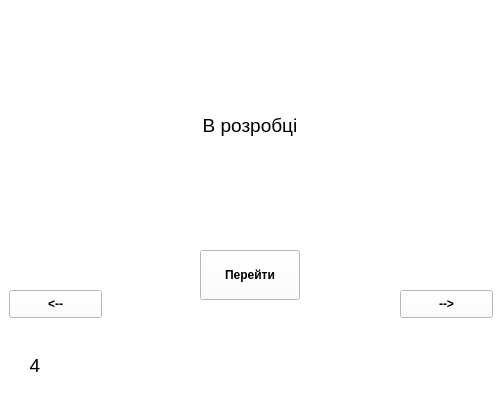
<?xml version="1.0" encoding="UTF-8"?>
<ui version="4.0">
 <class>Form</class>
 <widget class="QWidget" name="Form">
  <property name="geometry">
   <rect>
    <x>0</x>
    <y>0</y>
    <width>500</width>
    <height>400</height>
   </rect>
  </property>
  <property name="windowTitle">
   <string>Form</string>
  </property>
  <property name="styleSheet">
   <string notr="true">background-color: rgb(255, 255, 255);</string>
  </property>
  <widget class="QLabel" name="label">
   <property name="geometry">
    <rect>
     <x>10</x>
     <y>340</y>
     <width>50</width>
     <height>50</height>
    </rect>
   </property>
   <property name="font">
    <font>
     <pointsize>14</pointsize>
    </font>
   </property>
   <property name="text">
    <string>4</string>
   </property>
   <property name="alignment">
    <set>Qt::AlignCenter</set>
   </property>
  </widget>
  <widget class="QLabel" name="label_3">
   <property name="geometry">
    <rect>
     <x>150</x>
     <y>100</y>
     <width>200</width>
     <height>50</height>
    </rect>
   </property>
   <property name="font">
    <font>
     <pointsize>14</pointsize>
    </font>
   </property>
   <property name="text">
    <string>В розробці</string>
   </property>
   <property name="alignment">
    <set>Qt::AlignCenter</set>
   </property>
  </widget>
  <widget class="QPushButton" name="pushButton">
   <property name="geometry">
    <rect>
     <x>400</x>
     <y>290</y>
     <width>93</width>
     <height>28</height>
    </rect>
   </property>
   <property name="font">
    <font>
     <weight>75</weight>
     <bold>true</bold>
    </font>
   </property>
   <property name="text">
    <string>--&gt;</string>
   </property>
  </widget>
  <widget class="QPushButton" name="pushButton_2">
   <property name="geometry">
    <rect>
     <x>200</x>
     <y>250</y>
     <width>100</width>
     <height>50</height>
    </rect>
   </property>
   <property name="font">
    <font>
     <weight>75</weight>
     <bold>true</bold>
    </font>
   </property>
   <property name="text">
    <string>Перейти</string>
   </property>
  </widget>
  <widget class="QPushButton" name="pushButton_3">
   <property name="geometry">
    <rect>
     <x>9</x>
     <y>290</y>
     <width>93</width>
     <height>28</height>
    </rect>
   </property>
   <property name="font">
    <font>
     <weight>75</weight>
     <bold>true</bold>
    </font>
   </property>
   <property name="text">
    <string>&lt;--</string>
   </property>
  </widget>
 </widget>
 <resources/>
 <connections/>
</ui>
